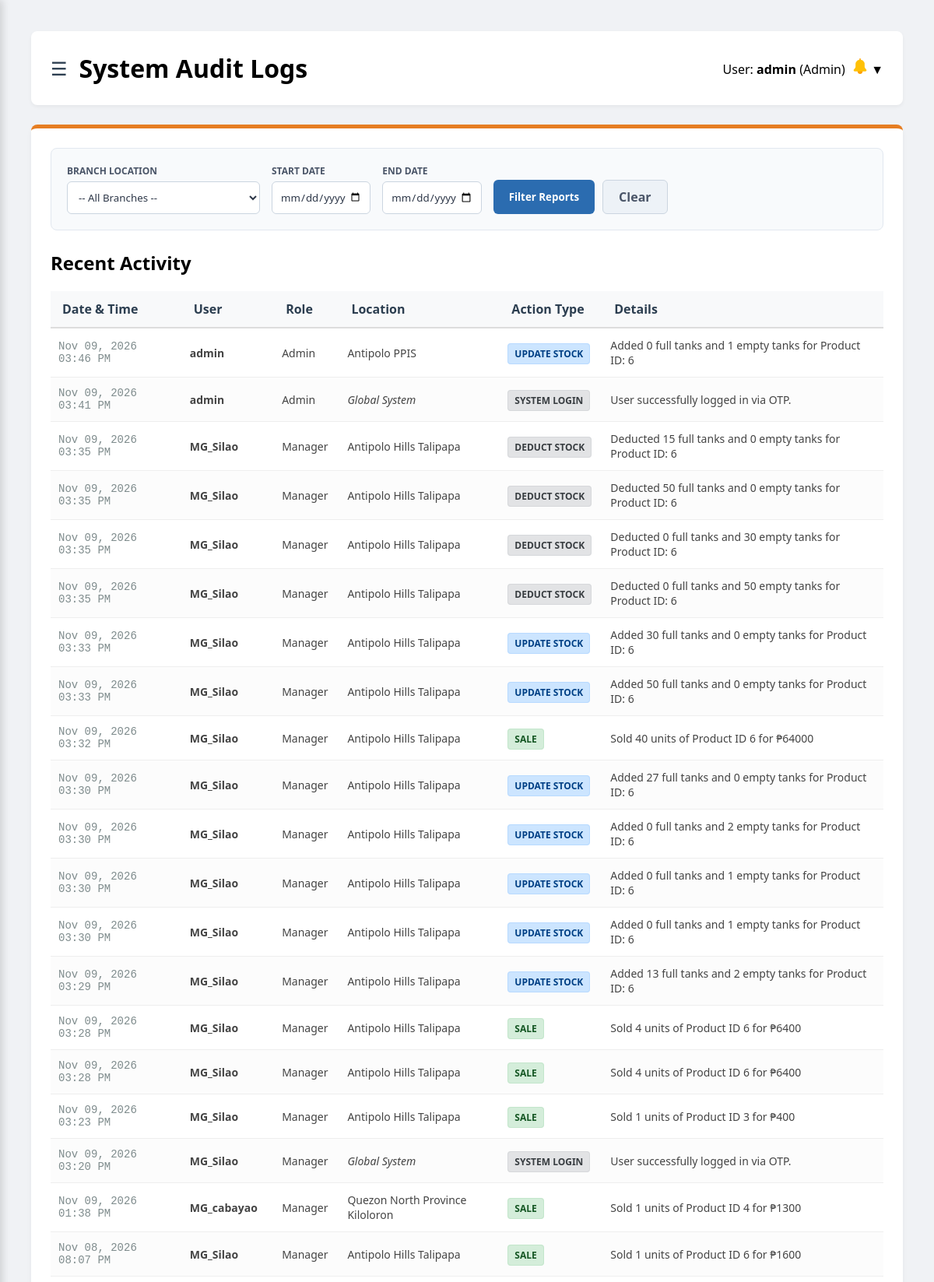
Screenshot of /audit.php (signed in, upper part) with the database file from the repository.
### tables this page shows
CREATE TABLE `audit_logs` (
  `id` int(11) NOT NULL,
  `user_id` int(11) NOT NULL,
  `branch_id` int(11) DEFAULT NULL,
  `action_type` varchar(50) NOT NULL,
  `details` text NOT NULL,
  `timestamp` datetime NOT NULL DEFAULT current_timestamp()
);

CREATE TABLE `users` (
  `id` int(11) NOT NULL,
  `username` varchar(50) NOT NULL,
  `email` varchar(255) DEFAULT NULL,
  `password` varchar(255) NOT NULL,
  `role` enum('Admin','Manager','Employee') NOT NULL,
  `branch_id` int(11) DEFAULT NULL,
  `status` varchar(10) NOT NULL DEFAULT 'Active',
  `login_attempts` int(11) NOT NULL DEFAULT 0,
  `last_attempt_time` datetime DEFAULT NULL,
  `otp_code` varchar(10) DEFAULT NULL,
  `otp_expiry` datetime DEFAULT NULL,
  `remember_token` varchar(255) DEFAULT NULL
);

CREATE TABLE `branches` (
  `id` int(11) NOT NULL,
  `branch_name` varchar(50) NOT NULL,
  `is_main_branch` tinyint(1) DEFAULT 0,
  `status` varchar(20) NOT NULL DEFAULT 'Active'
);

### audit.php (the view, shortened to what this page needs)
<?php
require 'db_connect.php';
$filter_start = isset($_GET['start_date']) ? $_GET['start_date'] : '';
$filter_end = isset($_GET['end_date']) ? $_GET['end_date'] : '';
$sql = "SELECT a.*, u.username, u.role, b.branch_name
        FROM audit_logs a
        LEFT JOIN users u ON a.user_id = u.id
        LEFT JOIN branches b ON a.branch_id = b.id ";
$sql .= " ORDER BY a.timestamp DESC LIMIT 200";
$result = $conn->query($sql);
?>
<!DOCTYPE html>
<html lang="en">
<head>
    <link rel="stylesheet" href="css/inventory.css">
    <link rel="stylesheet" href="css/audit.css">
    <link rel="stylesheet" href="css/dashboard.css">
    <link rel="stylesheet" href="css/mobile.css?v=6">
</head>
<body>
    <div class="main-content">
        <div class="page-header">
            <div style="display: flex; align-items: center; gap: 15px;">
                <button id="sidebarToggle" type="button" aria-label="Toggle Sidebar" style="background: none; border: none; font-size: 24px; cursor: pointer; color: #2c3e50; display: none; align-items: center; justify-content: center; padding: 0;">
                    &#9776;
                </button>
                <h1 style="margin: 0;">System Audit Logs</h1>
            </div>
                <div class="user-dropdown">
                    <span>User: <strong><?php echo htmlspecialchars($_SESSION['username']); ?></strong> (<?php echo htmlspecialchars($_SESSION['role']); ?>)</span>
                    <?php include 'header-notifications.php'; ?>
                </div>
        </div>
        <div class="table-container">
            <form method="GET" action="audit.php" style="display: flex; gap: 15px; margin-bottom: 25px; align-items: flex-end; background-color: #f8fafc; padding: 20px; border-radius: 8px; border: 1px solid #e2e8f0; flex-wrap: wrap;">
                <div style="display: flex; flex-direction: column;">
                    <label style="font-size: 12px; font-weight: bold; color: #4a5568; margin-bottom: 5px; text-transform: uppercase;">Branch Location</label>
                    <select name="branch_id" style="padding: 10px; border: 1px solid #cbd5e0; border-radius: 6px; font-family: inherit; color: #2d3748; background-color: #ffffff; min-width: 220px;">
                        <option value="">-- All Branches --</option>
                    </select>
                </div>
                <div style="display: flex; flex-direction: column;">
                    <label style="font-size: 12px; font-weight: bold; color: #4a5568; margin-bottom: 5px; text-transform: uppercase;">Start Date</label>
                    <input type="date" name="start_date" min="2025-01-01" max="<?php echo date('Y-m-d'); ?>" value="<?php echo htmlspecialchars($filter_start); ?>" style="padding: 10px; border: 1px solid #cbd5e0; border-radius: 6px; font-family: inherit; color: #2d3748;">
                </div>
                <div style="display: flex; flex-direction: column;">
                    <label style="font-size: 12px; font-weight: bold; color: #4a5568; margin-bottom: 5px; text-transform: uppercase;">End Date</label>
                    <input type="date" name="end_date" min="2025-01-01" max="<?php echo date('Y-m-d'); ?>" value="<?php echo htmlspecialchars($filter_end); ?>" style="padding: 10px; border: 1px solid #cbd5e0; border-radius: 6px; font-family: inherit; color: #2d3748;">
                </div>
                <div style="display: flex; gap: 10px;">
                    <button type="submit" style="background-color: #2b6cb0; color: white; border: none; padding: 10px 20px; border-radius: 6px; font-weight: bold; cursor: pointer; transition: 0.2s;">Filter Reports</button>
                    <a href="audit.php" style="background-color: #edf2f7; color: #4a5568; text-decoration: none; padding: 10px 20px; border-radius: 6px; border: 1px solid #cbd5e0; font-weight: bold; display: flex; align-items: center;">Clear</a>
                </div>
            </form>
            <h2 style="margin-bottom: 20px;">Recent Activity</h2>
            <table class="log-table" style="width: 100%; border-collapse: collapse;">
                <thead>
                    <tr>
                        <th>Date & Time</th>
                        <th>User</th>
                        <th>Role</th>
                        <th>Location</th>
                        <th>Action Type</th>
                        <th>Details</th>
                    </tr>
                </thead>
                <tbody>
                    <?php
                    if ($result && $result->num_rows > 0) {
                        while($row = $result->fetch_assoc()) {
                            $badge_class = "badge-system";
                            if (strpos($row['action_type'], 'SALE') !== false) $badge_class = "badge-sale";
                            if (strpos($row['action_type'], 'UPDATE') !== false || strpos($row['action_type'], 'ADD') !== false) $badge_class = "badge-update";
                            $date_formatted = date("M d, Y h:i A", strtotime($row['timestamp']));
                            echo "<tr>";
                            echo "<td class='timestamp-col'>" . $date_formatted . "</td>";
                            echo "<td><strong>" . htmlspecialchars($row['username']) . "</strong></td>";
                            echo "<td>" . htmlspecialchars($row['role']) . "</td>";
                            echo "<td>" . ($row['branch_name'] ? htmlspecialchars($row['branch_name']) : "<em>Global System</em>") . "</td>";
                            echo "<td><span class='" . $badge_class . "'>" . htmlspecialchars($row['action_type']) . "</span></td>";
                            echo "<td>" . htmlspecialchars($row['details']) . "</td>";
                            echo "</tr>";
                        }
                    } else {
                        echo "<tr><td colspan='6' style='text-align: center; padding: 40px; color: #7f8c8d; background-color: #f8fafc;'>No activity matches your filters.</td></tr>";
                    }
                    ?>
                </tbody>
            </table>
        </div>
    </div>
</body>
</html>

### css/inventory.css (style rules this page uses)
* { margin: 0; padding: 0; box-sizing: border-box; font-family: 'Segoe UI', Tahoma, Geneva, Verdana, sans-serif; }
body { display: flex; height: 100vh; background-color: #f0f2f5; }
.main-content { flex: 1; padding: 40px; overflow-y: auto; }
.page-header { display: flex; justify-content: space-between; align-items: center; background-color: #ffffff; padding: 15px 25px; border-radius: 8px; box-shadow: 0px 2px 5px rgba(0, 0, 0, 0.05); margin-bottom: 20px; }
.table-container { background-color: #ffffff; padding: 25px; border-radius: 8px; box-shadow: 0px 4px 6px rgba(0, 0, 0, 0.05); border-top: 5px solid #e67e22; }
table { width: 100%; border-collapse: collapse; margin-top: 15px; }
th { background-color: #f8f9fa; color: #2c3e50; text-align: left; padding: 12px 15px; font-weight: bold; border-bottom: 2px solid #dddddd; }
td { padding: 12px 15px; border-bottom: 1px solid #eeeeee; color: #444444; }
tr:nth-child(even) { background-color: #fcfcfc; }

### css/audit.css (style rules this page uses)
.badge-sale { background-color: #d4edda; color: #155724; padding: 4px 8px; border-radius: 4px; font-size: 12px; font-weight: bold; border: 1px solid #c3e6cb; }
.badge-update { background-color: #cce5ff; color: #004085; padding: 4px 8px; border-radius: 4px; font-size: 12px; font-weight: bold; border: 1px solid #b8daff; }
.badge-system { background-color: #e2e3e5; color: #383d41; padding: 4px 8px; border-radius: 4px; font-size: 12px; font-weight: bold; border: 1px solid #d6d8db; }
.log-table th { background-color: #f8f9fa; color: #2c3e50; }
.log-table td { border-bottom: 1px solid #eee; padding: 12px 10px; font-size: 14px; }
.timestamp-col { color: #7f8c8d; font-size: 13px; font-family: monospace; }

### css/dashboard.css (style rules this page uses)
* { margin: 0; padding: 0; box-sizing: border-box; font-family: 'Segoe UI', Tahoma, Geneva, Verdana, sans-serif; }
body { display: flex; height: 100vh; background-color: #f0f2f5; }
.main-content { flex: 1; padding: 40px; overflow-y: auto; }
.page-header { display: flex; justify-content: space-between; align-items: center; background-color: #ffffff; padding: 15px 25px; border-radius: 8px; box-shadow: 0px 2px 5px rgba(0, 0, 0, 0.05); margin-bottom: 25px; }
.table-container { background-color: #ffffff; padding: 25px; border-radius: 8px; box-shadow: 0px 4px 6px rgba(0, 0, 0, 0.05); }
table { width: 100%; border-collapse: collapse; margin-top: 15px; }
th { background-color: #f8f9fa; color: #2c3e50; text-align: left; padding: 12px 15px; border-bottom: 2px solid #dddddd; }
td { padding: 12px 15px; border-bottom: 1px solid #eeeeee; font-size: 14px; }
.user-dropdown { position: relative; display: inline-block; cursor: pointer; padding: 10px 0; }

### css/mobile.css (style rules this page uses)
:root { --sidebar-collapsed-width: 75px; --sidebar-expanded-width: 250px; }
body { margin-left: var(--sidebar-collapsed-width); transition: margin-left 0.3s cubic-bezier(0.4, 0, 0.2, 1); }
@media (max-width: 1200px) { body { margin-left: 0 !important; } }
@media (max-width: 1200px) { #sidebarToggle { display: inline-flex !important; } }

### rows the page displays
audit_logs: timestamp "Nov 09, 2026 03:46 PM", user.username "admin", user.role "Admin", branch.branch_name "Antipolo PPIS", action_type "UPDATE STOCK", details "Added 0 full tanks and 1 empty tanks for Product ID: 6"
audit_logs: timestamp "Nov 09, 2026 03:41 PM", user.username "admin", user.role "Admin", shows "Global System", action_type "SYSTEM LOGIN", details "User successfully logged in via OTP."
audit_logs: timestamp "Nov 09, 2026 03:35 PM", user.username "MG_Silao", user.role "Manager", branch.branch_name "Antipolo Hills Talipapa", action_type "DEDUCT STOCK", details "Deducted 15 full tanks and 0 empty tanks for Product ID: 6"
audit_logs: timestamp "Nov 09, 2026 03:35 PM", user.username "MG_Silao", user.role "Manager", branch.branch_name "Antipolo Hills Talipapa", action_type "DEDUCT STOCK", details "Deducted 50 full tanks and 0 empty tanks for Product ID: 6"
audit_logs: timestamp "Nov 09, 2026 03:35 PM", user.username "MG_Silao", user.role "Manager", branch.branch_name "Antipolo Hills Talipapa", action_type "DEDUCT STOCK", details "Deducted 0 full tanks and 30 empty tanks for Product ID: 6"
audit_logs: timestamp "Nov 09, 2026 03:35 PM", user.username "MG_Silao", user.role "Manager", branch.branch_name "Antipolo Hills Talipapa", action_type "DEDUCT STOCK", details "Deducted 0 full tanks and 50 empty tanks for Product ID: 6"
audit_logs: timestamp "Nov 09, 2026 03:33 PM", user.username "MG_Silao", user.role "Manager", branch.branch_name "Antipolo Hills Talipapa", action_type "UPDATE STOCK", details "Added 30 full tanks and 0 empty tanks for Product ID: 6"
audit_logs: timestamp "Nov 09, 2026 03:33 PM", user.username "MG_Silao", user.role "Manager", branch.branch_name "Antipolo Hills Talipapa", action_type "UPDATE STOCK", details "Added 50 full tanks and 0 empty tanks for Product ID: 6"
audit_logs: timestamp "Nov 09, 2026 03:32 PM", user.username "MG_Silao", user.role "Manager", branch.branch_name "Antipolo Hills Talipapa", action_type "SALE", details "Sold 40 units of Product ID 6 for ₱64000"
audit_logs: timestamp "Nov 09, 2026 03:30 PM", user.username "MG_Silao", user.role "Manager", branch.branch_name "Antipolo Hills Talipapa", action_type "UPDATE STOCK", details "Added 27 full tanks and 0 empty tanks for Product ID: 6"
audit_logs: timestamp "Nov 09, 2026 03:30 PM", user.username "MG_Silao", user.role "Manager", branch.branch_name "Antipolo Hills Talipapa", action_type "UPDATE STOCK", details "Added 0 full tanks and 2 empty tanks for Product ID: 6"
audit_logs: timestamp "Nov 09, 2026 03:30 PM", user.username "MG_Silao", user.role "Manager", branch.branch_name "Antipolo Hills Talipapa", action_type "UPDATE STOCK", details "Added 0 full tanks and 1 empty tanks for Product ID: 6"
audit_logs: timestamp "Nov 09, 2026 03:30 PM", user.username "MG_Silao", user.role "Manager", branch.branch_name "Antipolo Hills Talipapa", action_type "UPDATE STOCK", details "Added 0 full tanks and 1 empty tanks for Product ID: 6"
audit_logs: timestamp "Nov 09, 2026 03:29 PM", user.username "MG_Silao", user.role "Manager", branch.branch_name "Antipolo Hills Talipapa", action_type "UPDATE STOCK", details "Added 13 full tanks and 2 empty tanks for Product ID: 6"
audit_logs: timestamp "Nov 09, 2026 03:28 PM", user.username "MG_Silao", user.role "Manager", branch.branch_name "Antipolo Hills Talipapa", action_type "SALE", details "Sold 4 units of Product ID 6 for ₱6400"
audit_logs: timestamp "Nov 09, 2026 03:28 PM", user.username "MG_Silao", user.role "Manager", branch.branch_name "Antipolo Hills Talipapa", action_type "SALE", details "Sold 4 units of Product ID 6 for ₱6400"
audit_logs: timestamp "Nov 09, 2026 03:23 PM", user.username "MG_Silao", user.role "Manager", branch.branch_name "Antipolo Hills Talipapa", action_type "SALE", details "Sold 1 units of Product ID 3 for ₱400"
audit_logs: timestamp "Nov 09, 2026 03:20 PM", user.username "MG_Silao", user.role "Manager", shows "Global System", action_type "SYSTEM LOGIN", details "User successfully logged in via OTP."
audit_logs: timestamp "Nov 09, 2026 01:38 PM", user.username "MG_cabayao", user.role "Manager", branch.branch_name "Quezon North Province Kiloloron", action_type "SALE", details "Sold 1 units of Product ID 4 for ₱1300"
audit_logs: timestamp "Nov 08, 2026 08:07 PM", user.username "MG_Silao", user.role "Manager", branch.branch_name "Antipolo Hills Talipapa", action_type "SALE", details "Sold 1 units of Product ID 6 for ₱1600"

### other values shown
$_SESSION['username'] "admin"
$_SESSION['role'] "Admin"
